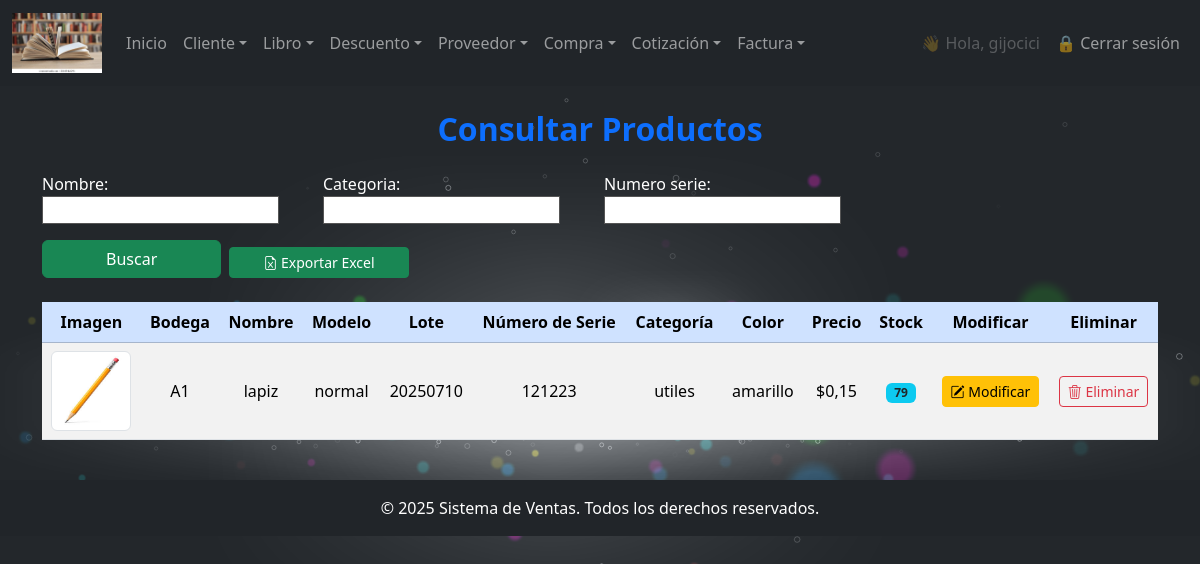
The page /producto/consultar/ (signed in) on the database its author committed.
### miapp/models.py (models this page shows, shortened)
class Producto(models.Model):
    numero_serie = models.CharField(max_length=100, unique=True,)
    lote = models.CharField(max_length=50)  # Nuevo campo
    bodega = models.ForeignKey(Bodega, on_delete=models.CASCADE, null=True, blank=True)
    imagen = models.ImageField(upload_to='productos/', blank=True, null=True)
    nombre = models.CharField(max_length=100)
    modelo = models.CharField(max_length=100)
    color = models.CharField(max_length=50)
    categoria = models.CharField(max_length=100)
    precio = models.DecimalField(max_digits=10, decimal_places=2, default= Decimal('0.00'))  # Más seguro que Float
    stock = models.IntegerField(default=0)
    fecha_creacion = models.DateTimeField(auto_now_add=True)
    fecha_modificacion = models.DateTimeField(auto_now=True)
    creacion_usuario = models.CharField(max_length=50)
    modificacion_usuario = models.CharField(max_length=50)
    ESTADO_CHOICES = [
        (1, 'Activo'),
        (0, 'Inactivo'),
    ]
    estado = models.IntegerField(choices=ESTADO_CHOICES, default=1)
    class Meta:
        db_table = "producto"
        verbose_name = "producto"
        verbose_name_plural = "productos"

class Bodega(models.Model):
    nombre = models.CharField(max_length=100)
    direccion = models.CharField(max_length=200, blank=True)

### miapp/views.py (the view)
        def wrapper(request, *args, **kwargs):
            if not request.user.is_authenticated:
                return redirect('login')
            try:
                empleado = Empleado.objects.get(user=request.user)
                if empleado.cargo.nombre.lower() in [c.lower() for c in nombre_cargos]:
                    return view_func(request, *args, **kwargs)
            except Empleado.DoesNotExist:
                pass
            return redirect('no_autorizado')

### miapp/forms.py
class BuscarProductoForm(forms.Form):
    nombre = forms.CharField(max_length=20, required=False)
    categoria = forms.CharField(max_length=40, required=False)
    numero_serie = forms.CharField(max_length=20, required=False)
    estado = forms.ChoiceField(
        choices=[('', 'Todos'), ('1', 'Activo'), ('0', 'Inactivo')],
        required=False
    )
    fecha = forms.DateTimeField(
        required=False,
        widget=forms.DateInput(
            format=('%Y-%m-%d'),
            attrs={
                'placeholder': 'Seleccione la fecha de creación',
                'type': 'date'
            }
        )
    )

### miapp/views.py (called while the page is built, shortened)
def cargo_requerido(nombre_cargos):
    def decorador(view_func):
        def wrapper(request, *args, **kwargs):
            if not request.user.is_authenticated:
                return redirect('login')
            try:
                empleado = Empleado.objects.get(user=request.user)
                if empleado.cargo.nombre.lower() in [c.lower() for c in nombre_cargos]:
                    return view_func(request, *args, **kwargs)
            except Empleado.DoesNotExist:
                pass
            return redirect('no_autorizado')
        return wrapper
    return decorador

@login_required
@cargo_requerido(['Admin', 'Gerente', 'cajero', 'supervisor'])
def consultar_producto(request):
    productos = Producto.objects.all()
    form = BuscarProductoForm(request.POST or None)
    context = {
        'productos': productos,
        'buscador_Producto': form,
    }
    return render(request, 'facturacion_cliente/producto/consultar_producto.html', context)

### miapp/templates/facturacion_cliente/producto/consultar_producto.html (shortened to what this page needs)
{% extends 'index.html' %}
{% block main %}
<div class="container my-4">
  <h2 class="text-center mb-4 text-primary"><b>Consultar Productos</b></h2>
  <form method="post" class="mb-4">
    <div class="row g-2 align-items-end">
      <div class="col-md-3">{{ buscador_Producto.nombre.label_tag }}{{ buscador_Producto.nombre }}</div>
      <div class="col-md-3">{{ buscador_Producto.categoria.label_tag }}{{ buscador_Producto.categoria }}</div>
      <div class="col-md-3">{{ buscador_Producto.numero_serie.label_tag }}{{ buscador_Producto.numero_serie }}</div>
      <div class="col-md-2 mt-3">
        <button type="submit" class="btn btn-success w-100">
           Buscar
        </button>
      </div>
      <div class="col-md-2 mt-3">
  <a href="{% url 'exportar_excel_producto' %}" class="btn btn-sm btn-success w-100" title="Descargar Excel">
    <i class="bi bi-file-earmark-excel"></i> Exportar Excel
  </a>
</div>
    </div>
  </form>
  <div class="table-responsive">
    <table class="table table-striped table-hover align-middle">
      <thead class="table-primary text-center">
        <tr>
          <th>Imagen</th>
          <th>Bodega</th>
          <th>Nombre</th>
          <th>Modelo</th>
          <th>Lote</th>
          <th>Número de Serie</th>
          <th>Categoría</th>
          <th>Color</th>
          <th>Precio</th>
          <th>Stock</th>
          <th>Modificar</th>
          <th>Eliminar</th>
        </tr>
      </thead>
      <tbody>
        {% if productos %}
          {% for f in productos %}
          <tr class="text-center">
            <td>
              {% if f.imagen %}
              <img src="{{ f.imagen.url }}" class="img-thumbnail imagen-miniatura" alt="Imagen" style="width: 80px; height: 80px; cursor: pointer;" data-bs-toggle="modal" data-bs-target="#imagenModal" data-src="{{ f.imagen.url }}">
              {% else %}
              <span class="text-muted">Sin imagen</span>
              {% endif %}
            </td>
            <td>{{ f.bodega.nombre }}</td>
            <td>{{ f.nombre }}</td>
            <td>{{ f.modelo }}</td>
            <td>{{ f.lote }}</td>
            <td>{{ f.numero_serie }}</td>
            <td>{{ f.categoria }}</td>
            <td>{{ f.color }}</td>
            <td>${{ f.precio }}</td>
            <td><span class="badge bg-info text-dark">{{ f.stock }}</span></td>
            <td>
              <a href="{% url 'modificar_producto' f.id %}" class="btn btn-warning btn-sm">
                <i class="bi bi-pencil-square"></i> Modificar
              </a>
            </td>
            <td>
              <a href="{% url 'eliminar_producto' f.id %}" class="btn btn-outline-danger btn-sm" onclick="return confirm('¿Estás seguro de eliminar este producto?')">
                <i class="bi bi-trash3"></i> Eliminar
              </a>
            </td>
          </tr>
          {% endfor %}
        {% else %}
          <tr><td colspan="12" class="text-center">No hay productos para mostrar.</td></tr>
        {% endif %}
      </tbody>
    </table>
  </div>
</div>
{% endblock %}

### miapp/templates/index.html (shortened to what this page needs)
{% load static %}
<!DOCTYPE html>
<html lang="es">
<head>
    <link href="https://cdn.jsdelivr.net/npm/bootstrap@5.3.0/dist/css/bootstrap.min.css" rel="stylesheet" />
    <link href="https://cdn.jsdelivr.net/npm/bootstrap-icons@1.11.0/font/bootstrap-icons.css" rel="stylesheet" />
    <link rel="stylesheet" href="{% static 'css/bootstrap.min.css' %}" />
    <link rel="stylesheet" href="{% static 'css/body.css' %}" />
    <link rel="stylesheet" href="{% static 'css/estilos.css' %}" />
    <link href="https://cdn.jsdelivr.net/npm/select2@4.1.0-rc.0/dist/css/select2.min.css" rel="stylesheet" />
</head>
<body class="cars">
    {% if request.resolver_match.url_name != 'login' and request.resolver_match.url_name != 'password_reset' and request.resolver_match.url_name != 'password_reset_complete' and request.resolver_match.url_name != 'password_reset_confirm' and request.resolver_match.url_name != 'password_reset_done'  %}
        {% block navbar %}
        <nav class="navbar navbar-expand-lg navbar-dark bg-dark">
            <div class="container-fluid">
                <a class="navbar-brand" href="#">
                    <img src="{% static 'img/libro.png' %}" alt="Logo" width="90" height="60" />
                </a>
                <div class="collapse navbar-collapse" id="navbarSupportedContent">
                    <ul class="navbar-nav me-auto mb-2 mb-lg-0">
                        <li class="nav-item"><a class="nav-link" href="{% url 'index' %}">Inicio</a></li>
                        <li class="nav-item dropdown">
                            <a class="nav-link dropdown-toggle" href="#" role="button" data-bs-toggle="dropdown">Cliente</a>
                        </li>
                        <li class="nav-item dropdown">
                            <a class="nav-link dropdown-toggle" href="#" role="button" data-bs-toggle="dropdown">Libro</a>
                        </li>
                        <li class="nav-item dropdown">
                            <a class="nav-link dropdown-toggle" href="#" role="button" data-bs-toggle="dropdown">Descuento</a>
                        </li>
                        <li class="nav-item dropdown">
                            <a class="nav-link dropdown-toggle" href="#" role="button" data-bs-toggle="dropdown">Proveedor</a>
                        </li>
                        <li class="nav-item dropdown">
                            <a class="nav-link dropdown-toggle" href="#" role="button" data-bs-toggle="dropdown">Compra</a>
                        <li class="nav-item dropdown">
                            <a class="nav-link dropdown-toggle" href="#" role="button" data-bs-toggle="dropdown">Cotización</a>
                        </li>
                        <li class="nav-item dropdown">
                            <a class="nav-link dropdown-toggle" href="#" role="button" data-bs-toggle="dropdown">Factura</a>
                        </li>
                    </ul>
                    <ul class="navbar-nav ms-auto mb-2 mb-lg-0">
                        {% if user.is_authenticated %}
                            <li class="nav-item">
                                <span class="nav-link disabled">👋 Hola, {{ user.username }}</span>
                            </li>
                            <li class="nav-item">
                                <a class="nav-link btn btn-outline-danger" href="{% url 'logout' %}">
                                    🔒 Cerrar sesión
                                </a>
                            </li>
                        {% else %}
                            <li class="nav-item">
                                <a class="nav-link btn btn-outline-primary" href="{% url 'login' %}">
                                    🔑 Iniciar sesión
                                </a>
                            </li>
                        {% endif %}
                    </ul>
                </div>
            </div>
        </nav>
        {% endblock %}
    {% endif %}
    {% block main %}{% endblock %}
    {% if request.resolver_match.url_name != 'login' and request.resolver_match.url_name != 'password_reset' and request.resolver_match.url_name != 'password_reset_complete' and request.resolver_match.url_name != 'password_reset_confirm' and request.resolver_match.url_name != 'password_reset_done'  %}
        <footer class="bg-dark text-white text-center py-3">
            <p class="mb-0">© 2025 Sistema de Ventas. Todos los derechos reservados.</p>
        </footer>
    {% endif %}
</body>
</html>

### miapp/static/css/body.css (style rules this page uses)
html, body { width: 100vw; height: 100vh; margin: 0; padding: 0; overflow: hidden; }

### miapp/static/css/estilos.css (style rules this page uses)
html, body { width:100%; height:100%; padding:0px; margin:0px; overflow: hidden; }

### miapp/templates/index.html (style rules this page uses)
body { background-color: #585252; color: #fff; }
input, select, textarea { background-color: #ffffff !important; color: #000000 !important; border: 1px solid #555 !important; }
html, body { height: 100%; margin: 0; padding: 0; overflow: auto; }

### rows shown on the page
Producto: imagen (picture), bodega.nombre "A1", nombre "lapiz", modelo "normal", lote "20250710", numero_serie "121223", categoria "utiles", color "amarillo", precio "0,15", stock "79"

### other values the page prints
{{ user.username }} "gijocici"
{{ buscador_Producto.nombre.label_tag }} "Nombre:"
{{ buscador_Producto.categoria.label_tag }} "Categoria:"
{{ buscador_Producto.numero_serie.label_tag }} "Numero serie:"
